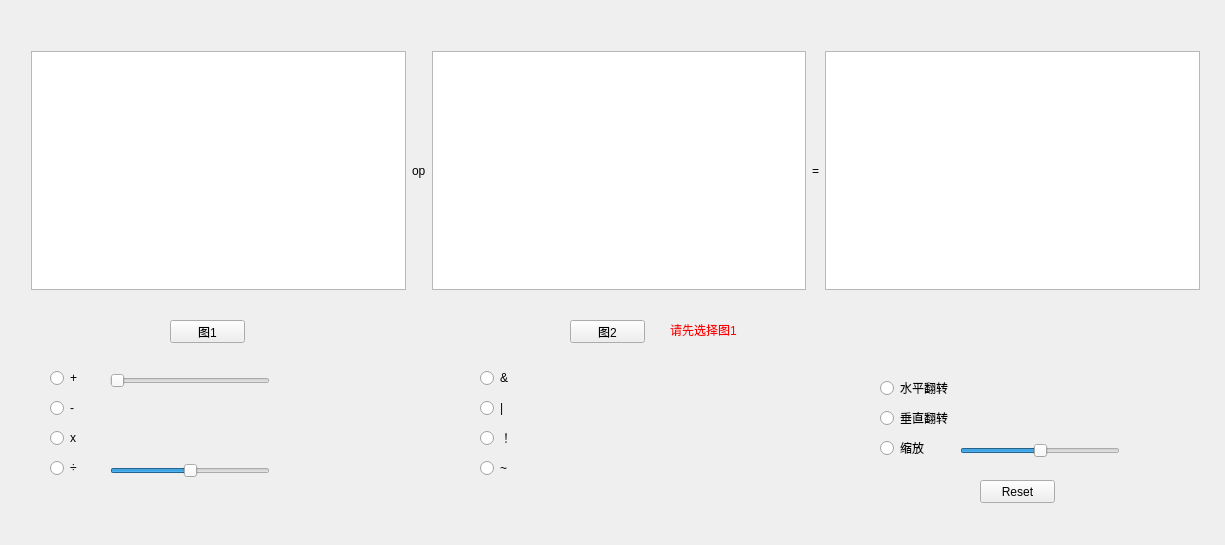
<?xml version="1.0" encoding="UTF-8"?>
<ui version="4.0">
 <class>MathOperationClass</class>
 <widget class="QWidget" name="MathOperationClass">
  <property name="geometry">
   <rect>
    <x>0</x>
    <y>0</y>
    <width>1225</width>
    <height>545</height>
   </rect>
  </property>
  <property name="windowTitle">
   <string>MathOperation</string>
  </property>
  <widget class="QWidget" name="horizontalLayoutWidget">
   <property name="geometry">
    <rect>
     <x>20</x>
     <y>40</y>
     <width>1191</width>
     <height>261</height>
    </rect>
   </property>
   <layout class="QHBoxLayout" name="horizontalLayout">
    <item>
     <widget class="QGraphicsView" name="graphicsView_1"/>
    </item>
    <item>
     <widget class="QLabel" name="op">
      <property name="text">
       <string>op</string>
      </property>
     </widget>
    </item>
    <item>
     <widget class="QGraphicsView" name="graphicsView_2"/>
    </item>
    <item>
     <widget class="QLabel" name="label_2">
      <property name="text">
       <string>=</string>
      </property>
     </widget>
    </item>
    <item>
     <widget class="QGraphicsView" name="graphicsView_3"/>
    </item>
   </layout>
  </widget>
  <widget class="QSlider" name="plus_slider">
   <property name="geometry">
    <rect>
     <x>110</x>
     <y>370</y>
     <width>160</width>
     <height>22</height>
    </rect>
   </property>
   <property name="mouseTracking">
    <bool>true</bool>
   </property>
   <property name="maximum">
    <number>100</number>
   </property>
   <property name="pageStep">
    <number>5</number>
   </property>
   <property name="orientation">
    <enum>Qt::Horizontal</enum>
   </property>
  </widget>
  <widget class="QPushButton" name="btn_image1">
   <property name="geometry">
    <rect>
     <x>170</x>
     <y>320</y>
     <width>75</width>
     <height>23</height>
    </rect>
   </property>
   <property name="text">
    <string>图1</string>
   </property>
  </widget>
  <widget class="QPushButton" name="btn_image2">
   <property name="geometry">
    <rect>
     <x>570</x>
     <y>320</y>
     <width>75</width>
     <height>23</height>
    </rect>
   </property>
   <property name="text">
    <string>图2</string>
   </property>
  </widget>
  <widget class="QRadioButton" name="plus_rb">
   <property name="geometry">
    <rect>
     <x>50</x>
     <y>370</y>
     <width>89</width>
     <height>16</height>
    </rect>
   </property>
   <property name="text">
    <string>+</string>
   </property>
  </widget>
  <widget class="QRadioButton" name="minus_rb">
   <property name="geometry">
    <rect>
     <x>50</x>
     <y>400</y>
     <width>89</width>
     <height>16</height>
    </rect>
   </property>
   <property name="text">
    <string>-</string>
   </property>
  </widget>
  <widget class="QRadioButton" name="multiply_rb">
   <property name="geometry">
    <rect>
     <x>50</x>
     <y>430</y>
     <width>89</width>
     <height>16</height>
    </rect>
   </property>
   <property name="text">
    <string>x</string>
   </property>
  </widget>
  <widget class="QRadioButton" name="divide_rb">
   <property name="geometry">
    <rect>
     <x>50</x>
     <y>460</y>
     <width>89</width>
     <height>16</height>
    </rect>
   </property>
   <property name="text">
    <string>÷</string>
   </property>
  </widget>
  <widget class="QSlider" name="divide_slider">
   <property name="geometry">
    <rect>
     <x>110</x>
     <y>460</y>
     <width>160</width>
     <height>22</height>
    </rect>
   </property>
   <property name="mouseTracking">
    <bool>true</bool>
   </property>
   <property name="minimum">
    <number>-250</number>
   </property>
   <property name="maximum">
    <number>250</number>
   </property>
   <property name="pageStep">
    <number>1</number>
   </property>
   <property name="orientation">
    <enum>Qt::Horizontal</enum>
   </property>
  </widget>
  <widget class="QRadioButton" name="not_rb">
   <property name="geometry">
    <rect>
     <x>480</x>
     <y>430</y>
     <width>89</width>
     <height>16</height>
    </rect>
   </property>
   <property name="text">
    <string>！</string>
   </property>
  </widget>
  <widget class="QRadioButton" name="or_rb">
   <property name="geometry">
    <rect>
     <x>480</x>
     <y>400</y>
     <width>89</width>
     <height>16</height>
    </rect>
   </property>
   <property name="text">
    <string>|</string>
   </property>
  </widget>
  <widget class="QRadioButton" name="and_rb">
   <property name="geometry">
    <rect>
     <x>480</x>
     <y>370</y>
     <width>89</width>
     <height>16</height>
    </rect>
   </property>
   <property name="text">
    <string>&amp;&amp;</string>
   </property>
  </widget>
  <widget class="QRadioButton" name="xor_rb">
   <property name="geometry">
    <rect>
     <x>480</x>
     <y>460</y>
     <width>89</width>
     <height>16</height>
    </rect>
   </property>
   <property name="text">
    <string>~</string>
   </property>
  </widget>
  <widget class="QRadioButton" name="scale_rb">
   <property name="geometry">
    <rect>
     <x>880</x>
     <y>440</y>
     <width>89</width>
     <height>16</height>
    </rect>
   </property>
   <property name="text">
    <string>缩放</string>
   </property>
  </widget>
  <widget class="QRadioButton" name="verflip_rb">
   <property name="geometry">
    <rect>
     <x>880</x>
     <y>410</y>
     <width>89</width>
     <height>16</height>
    </rect>
   </property>
   <property name="text">
    <string>垂直翻转</string>
   </property>
  </widget>
  <widget class="QRadioButton" name="horiflip_rb">
   <property name="geometry">
    <rect>
     <x>880</x>
     <y>380</y>
     <width>89</width>
     <height>16</height>
    </rect>
   </property>
   <property name="text">
    <string>水平翻转</string>
   </property>
  </widget>
  <widget class="QSlider" name="scale_slider">
   <property name="geometry">
    <rect>
     <x>960</x>
     <y>440</y>
     <width>160</width>
     <height>22</height>
    </rect>
   </property>
   <property name="mouseTracking">
    <bool>true</bool>
   </property>
   <property name="minimum">
    <number>-2</number>
   </property>
   <property name="maximum">
    <number>2</number>
   </property>
   <property name="pageStep">
    <number>1</number>
   </property>
   <property name="orientation">
    <enum>Qt::Horizontal</enum>
   </property>
  </widget>
  <widget class="QWidget" name="horizontalLayoutWidget_2">
   <property name="geometry">
    <rect>
     <x>280</x>
     <y>370</y>
     <width>111</width>
     <height>21</height>
    </rect>
   </property>
   <layout class="QHBoxLayout" name="horizontalLayout_2">
    <item>
     <widget class="QLabel" name="label_3">
      <property name="text">
       <string>α：</string>
      </property>
     </widget>
    </item>
    <item>
     <widget class="QLabel" name="alpha">
      <property name="text">
       <string>1</string>
      </property>
     </widget>
    </item>
    <item>
     <widget class="QLabel" name="label_5">
      <property name="text">
       <string>β：</string>
      </property>
     </widget>
    </item>
    <item>
     <widget class="QLabel" name="beta">
      <property name="text">
       <string>0</string>
      </property>
     </widget>
    </item>
   </layout>
  </widget>
  <widget class="QWidget" name="horizontalLayoutWidget_3">
   <property name="geometry">
    <rect>
     <x>280</x>
     <y>460</y>
     <width>61</width>
     <height>21</height>
    </rect>
   </property>
   <layout class="QHBoxLayout" name="horizontalLayout_3">
    <item>
     <widget class="QLabel" name="label_7">
      <property name="text">
       <string>C：</string>
      </property>
     </widget>
    </item>
    <item>
     <widget class="QLabel" name="Constant">
      <property name="text">
       <string>1</string>
      </property>
     </widget>
    </item>
   </layout>
  </widget>
  <widget class="QWidget" name="horizontalLayoutWidget_4">
   <property name="geometry">
    <rect>
     <x>1140</x>
     <y>440</y>
     <width>20</width>
     <height>21</height>
    </rect>
   </property>
   <layout class="QHBoxLayout" name="horizontalLayout_4">
    <item>
     <widget class="QLabel" name="label_9">
      <property name="text">
       <string>x</string>
      </property>
     </widget>
    </item>
    <item>
     <widget class="QLabel" name="times">
      <property name="text">
       <string>1</string>
      </property>
     </widget>
    </item>
   </layout>
  </widget>
  <widget class="QPushButton" name="Reset_btn">
   <property name="geometry">
    <rect>
     <x>980</x>
     <y>480</y>
     <width>75</width>
     <height>23</height>
    </rect>
   </property>
   <property name="text">
    <string>Reset</string>
   </property>
  </widget>
  <widget class="QLabel" name="warning">
   <property name="geometry">
    <rect>
     <x>670</x>
     <y>320</y>
     <width>71</width>
     <height>20</height>
    </rect>
   </property>
   <property name="styleSheet">
    <string notr="true">color:rgb(255, 0, 0)</string>
   </property>
   <property name="text">
    <string>请先选择图1</string>
   </property>
  </widget>
 </widget>
 <layoutdefault spacing="6" margin="11"/>
 <resources>
  <include location="MathOperation.qrc"/>
 </resources>
 <connections/>
</ui>
